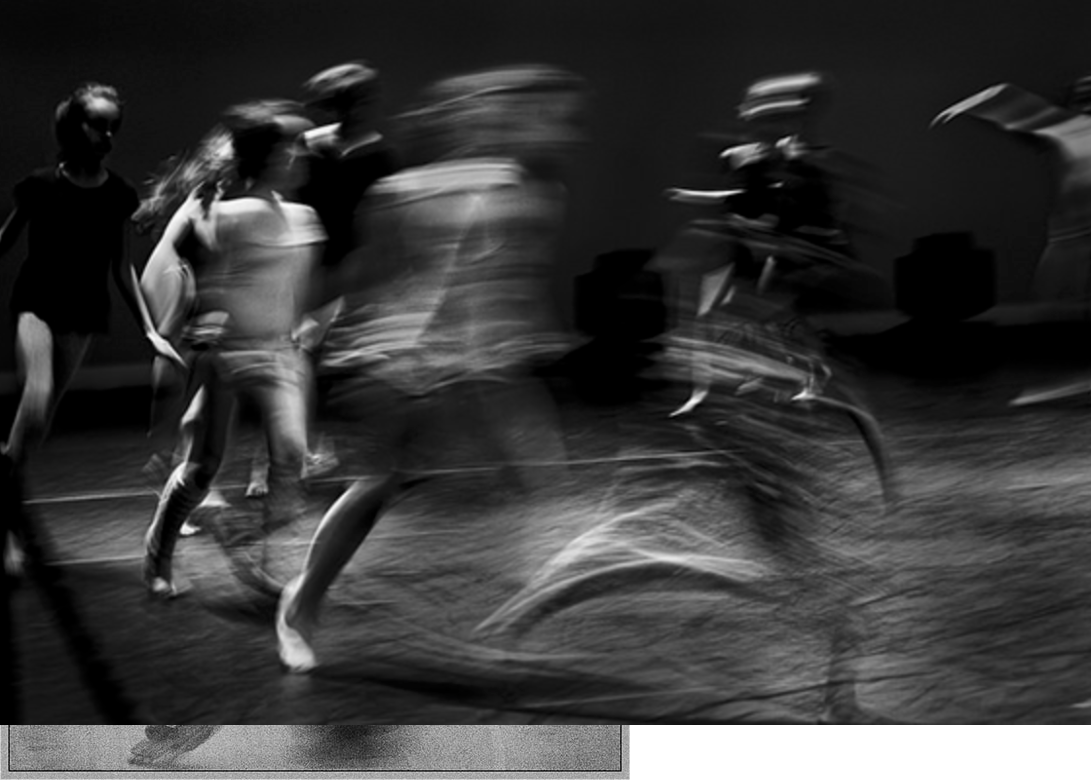
%> input picture bimage6.bmp, 1091 x 780 px
$ octave --eval "lab_09;"   (GNU Octave 9; MATLAB toolbox functions it lacks are replaced by stand-ins)
%> lines starting %> are read from the running program, lines starting %| are printed output that depends on the picture
function lab_09()
    pkg load image;
    I=double(imread('bimage6.bmp')) / 255;

    hold on;
    figure(1);
    imshow(I);
    title('Source image');
    print -djpg res1.jpg
    hold off;
    PSF=fspecial('motion', 9, -5);
    estimated_nsr = 0.0005 / var(I(:));
%> estimated_nsr = 0.0103
    J1=deconvwnr(I, PSF, estimated_nsr);
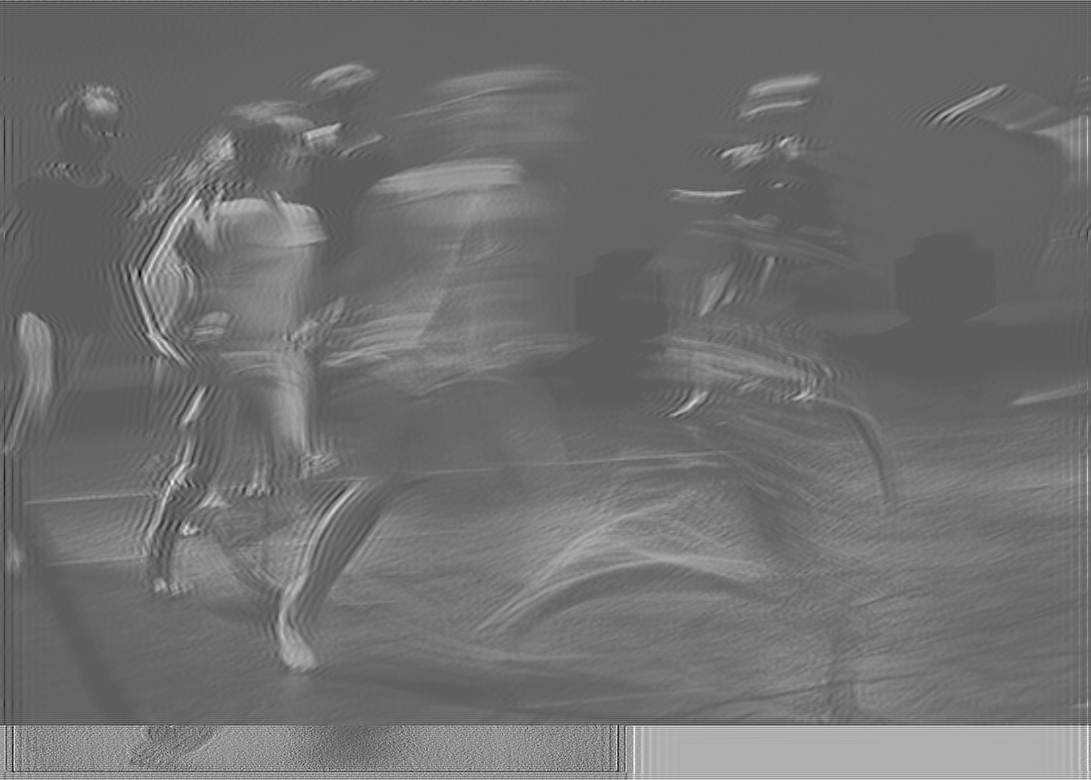
%> J1: size 780x1091x3 double; mean R, G, B 0.22, 0.22, 0.22; drawn with min black and max white
    hold on;
    figure(2);
    imshow(J1);
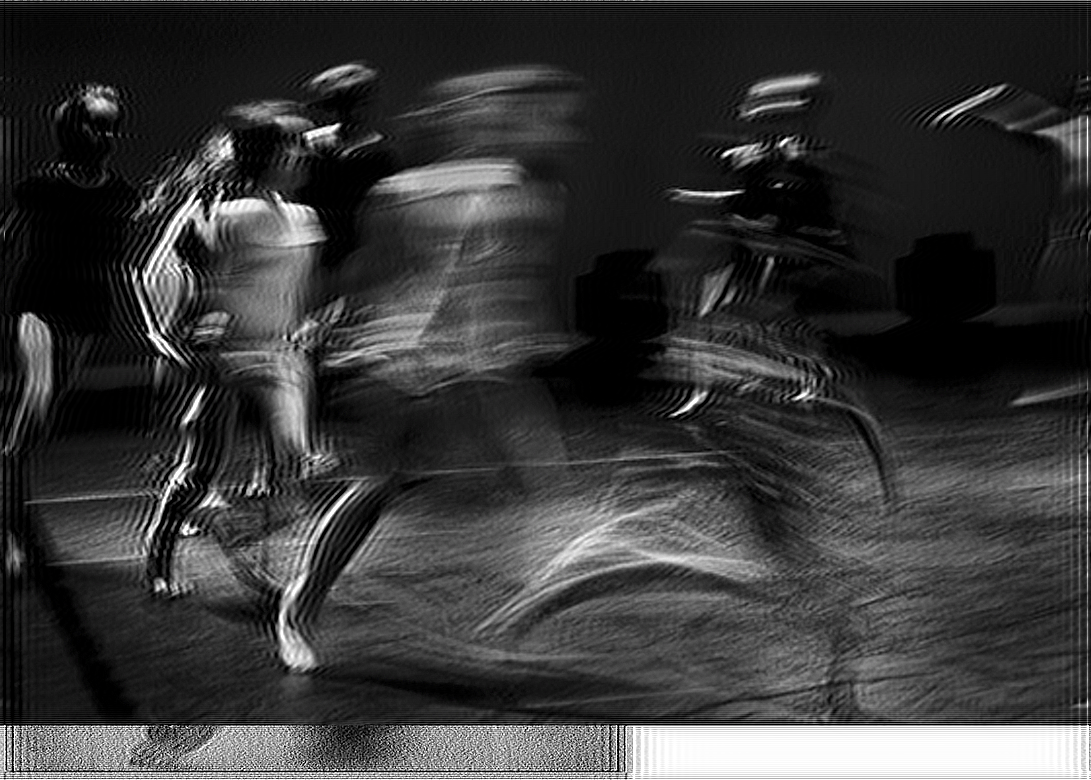
%> displayed picture: size 780x1091x3, on the screen's scale of 0 to 255; mean R, G, B 56.5, 56.5, 56.6
    title('Recovered image');
    print -djpg res2.jpg
    hold off;
end

lab_09()
